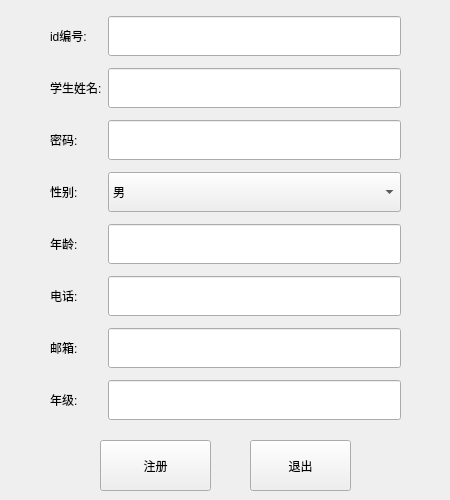
<?xml version="1.0" encoding="UTF-8"?>
<ui version="4.0">
 <class>RegisterStudentWidget</class>
 <widget class="QWidget" name="RegisterStudentWidget">
  <property name="geometry">
   <rect>
    <x>0</x>
    <y>0</y>
    <width>450</width>
    <height>500</height>
   </rect>
  </property>
  <property name="windowTitle">
   <string>Form</string>
  </property>
  <widget class="QWidget" name="gridLayoutWidget">
   <property name="geometry">
    <rect>
     <x>50</x>
     <y>10</y>
     <width>351</width>
     <height>421</height>
    </rect>
   </property>
   <layout class="QGridLayout" name="gridLayout">
    <item row="1" column="2">
     <widget class="QLineEdit" name="lineEdit_2">
      <property name="minimumSize">
       <size>
        <width>0</width>
        <height>40</height>
       </size>
      </property>
     </widget>
    </item>
    <item row="7" column="2">
     <widget class="QLineEdit" name="lineEdit_8">
      <property name="minimumSize">
       <size>
        <width>0</width>
        <height>40</height>
       </size>
      </property>
     </widget>
    </item>
    <item row="0" column="0">
     <widget class="QLabel" name="label">
      <property name="text">
       <string>id编号:</string>
      </property>
     </widget>
    </item>
    <item row="5" column="0">
     <widget class="QLabel" name="label_6">
      <property name="text">
       <string>电话:</string>
      </property>
     </widget>
    </item>
    <item row="7" column="0">
     <widget class="QLabel" name="label_8">
      <property name="text">
       <string>年级:</string>
      </property>
     </widget>
    </item>
    <item row="3" column="0">
     <widget class="QLabel" name="label_3">
      <property name="text">
       <string>性别:</string>
      </property>
     </widget>
    </item>
    <item row="4" column="2">
     <widget class="QLineEdit" name="lineEdit_5">
      <property name="minimumSize">
       <size>
        <width>0</width>
        <height>40</height>
       </size>
      </property>
     </widget>
    </item>
    <item row="1" column="0">
     <widget class="QLabel" name="label_2">
      <property name="text">
       <string>学生姓名:</string>
      </property>
     </widget>
    </item>
    <item row="0" column="2">
     <widget class="QLineEdit" name="lineEdit_1">
      <property name="minimumSize">
       <size>
        <width>0</width>
        <height>40</height>
       </size>
      </property>
     </widget>
    </item>
    <item row="4" column="0">
     <widget class="QLabel" name="label_5">
      <property name="text">
       <string>年龄:</string>
      </property>
     </widget>
    </item>
    <item row="2" column="0">
     <widget class="QLabel" name="label_4">
      <property name="text">
       <string>密码:</string>
      </property>
     </widget>
    </item>
    <item row="6" column="0">
     <widget class="QLabel" name="label_7">
      <property name="text">
       <string>邮箱:</string>
      </property>
     </widget>
    </item>
    <item row="5" column="2">
     <widget class="QLineEdit" name="lineEdit_6">
      <property name="minimumSize">
       <size>
        <width>0</width>
        <height>40</height>
       </size>
      </property>
     </widget>
    </item>
    <item row="2" column="2">
     <widget class="QLineEdit" name="lineEdit_3">
      <property name="minimumSize">
       <size>
        <width>0</width>
        <height>40</height>
       </size>
      </property>
     </widget>
    </item>
    <item row="6" column="2">
     <widget class="QLineEdit" name="lineEdit_7">
      <property name="minimumSize">
       <size>
        <width>0</width>
        <height>40</height>
       </size>
      </property>
     </widget>
    </item>
    <item row="3" column="2">
     <widget class="QComboBox" name="comboBox">
      <property name="minimumSize">
       <size>
        <width>0</width>
        <height>40</height>
       </size>
      </property>
      <item>
       <property name="text">
        <string>男</string>
       </property>
      </item>
      <item>
       <property name="text">
        <string>女</string>
       </property>
      </item>
     </widget>
    </item>
   </layout>
  </widget>
  <widget class="QPushButton" name="btn_resiger">
   <property name="geometry">
    <rect>
     <x>100</x>
     <y>440</y>
     <width>111</width>
     <height>51</height>
    </rect>
   </property>
   <property name="text">
    <string>注册</string>
   </property>
  </widget>
  <widget class="QPushButton" name="btn_quit">
   <property name="geometry">
    <rect>
     <x>250</x>
     <y>440</y>
     <width>101</width>
     <height>51</height>
    </rect>
   </property>
   <property name="text">
    <string>退出</string>
   </property>
  </widget>
 </widget>
 <resources/>
 <connections/>
</ui>
